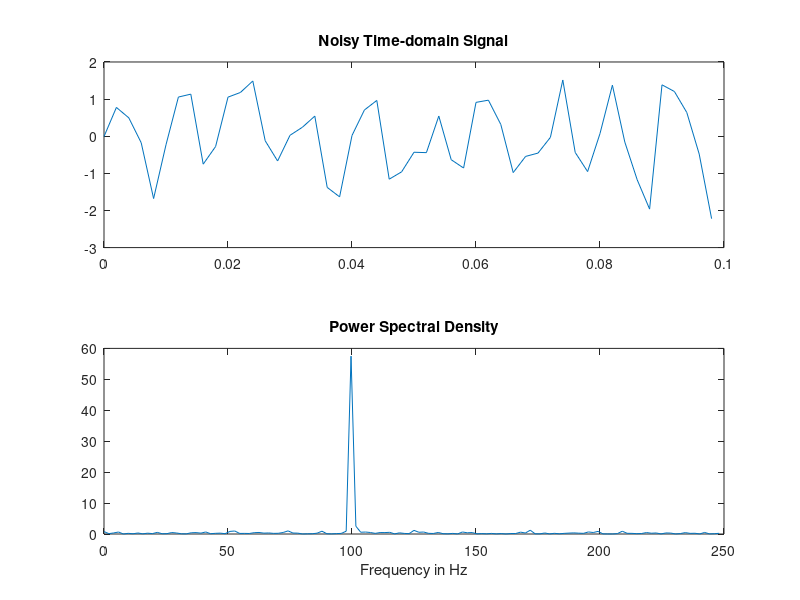

The MATLAB script that drew this image:
% power spectral estimation of noisy signal
t = 0.0:0.002:0.5;
f1 =100;

% generate the sine portion of signal
x = sin(2*pi*f1*t);

% generate a normally distributed white noise
n = 0.5*randn(size(t));

% generate the noisy signal
y = x+n;
subplot(211), plot(t(1:50),y(1:50)),
title('Noisy Time-domain Signal')

% power spectral estimation is done
yfft = fft(y,256);
len = length(yfft);
pyy = yfft.*conj(yfft)/len;
f = (500./256)*(0:127);

subplot(212), plot(f,pyy(1:128)),
title('Power Spectral Density'),
xlabel('Frequency in Hz')
